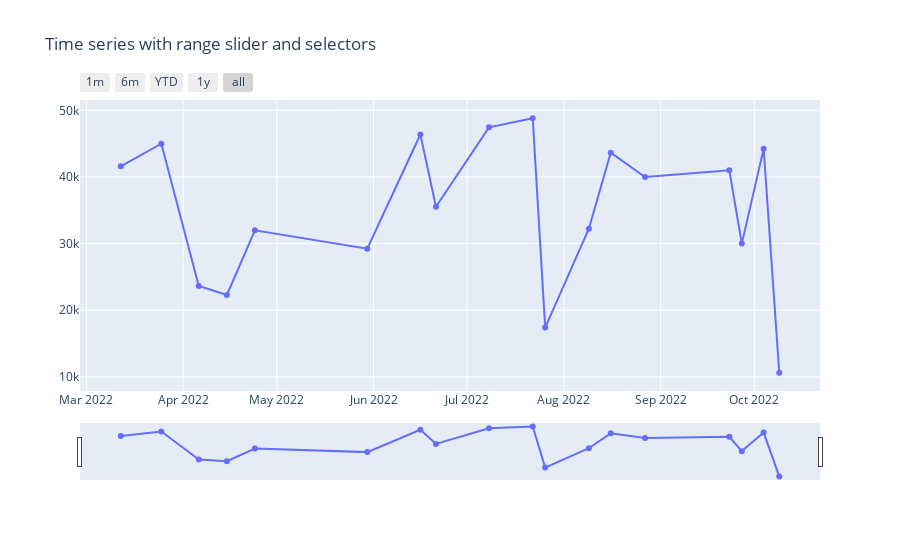

Here is the notebook cell this chart was saved with:
### Code cell
"""Showing the data of orders which are placed using online method and order year is 2022"""
sql = "select order_date,total_amount \
from orders where order_date>'2022-01-01' and payment_type='Online' \
order by order_date;"
df_7 = pd.read_sql(sql, db)
print(df_7.dtypes)
# Create figure
fig = go.Figure()

fig.add_trace(
    go.Scatter(x=list(df_7.order_date), y=list(df_7.total_amount)))

# Set title
fig.update_layout(
    title_text="Time series with range slider and selectors"
)

# Add range slider
fig.update_layout(
    xaxis=dict(
        rangeselector=dict(
            buttons=list([
                dict(count=1,
                     label="1m",
                     step="month",
                     stepmode="backward"),
                dict(count=6,
                     label="6m",
                     step="month",
                     stepmode="backward"),
                dict(count=1,
                     label="YTD",
                     step="year",
                     stepmode="todate"),
                dict(count=1,
                     label="1y",
                     step="year",
                     stepmode="backward"),
                dict(step="all")
            ])
        ),
        rangeslider=dict(
            visible=True
        ),
        type="date"
    )
)

fig.show()

### Figure 1 — Plotly figure (JSON) as saved in the notebook; plotly's stock layout.template omitted (floating-point values rounded to 4 significant figures)
{"data": [{"x": ["2022-03-12T00:00:00", "2022-03-25T00:00:00", "2022-04-06T00:00:00", "2022-04-15T00:00:00", "2022-04-24T00:00:00", "2022-05-30T00:00:00", "2022-06-16T00:00:00", "2022-06-21T00:00:00", "2022-07-08T00:00:00", "2022-07-22T00:00:00", "2022-07-26T00:00:00", "2022-08-09T00:00:00", "2022-08-16T00:00:00", "2022-08-27T00:00:00", "2022-09-23T00:00:00", "2022-09-27T00:00:00", "2022-10-04T00:00:00", "2022-10-09T00:00:00"], "y": [41588, 45000, 23630, 22302, 32000, 29239, 46364, 35526, 47446, 48800, 17400, 32234, 43646, 40000, 41000, 30000, 44223, 10633], "type": "scatter"}], "layout": {"title": {"text": "Time series with range slider and selectors"}, "xaxis": {"rangeslider": {"visible": true}, "rangeselector": {"buttons": [{"count": 1, "label": "1m", "step": "month", "stepmode": "backward"}, {"count": 6, "label": "6m", "step": "month", "stepmode": "backward"}, {"count": 1, "label": "YTD", "step": "year", "stepmode": "todate"}, {"count": 1, "label": "1y", "step": "year", "stepmode": "backward"}, {"step": "all"}]}, "type": "date"}}}
